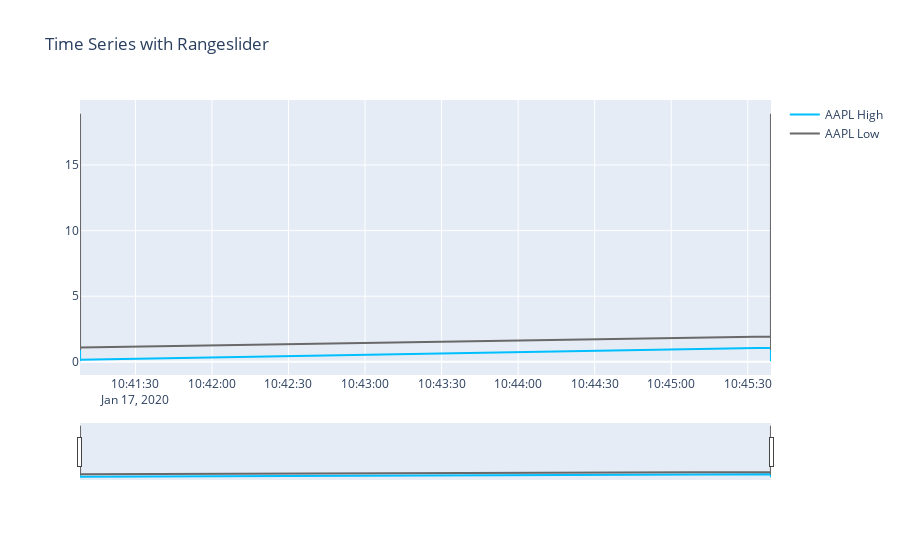

Here is the notebook cell this chart was saved with:
### Code cell
import plotly.graph_objects as go
import pandas as pd

df = pd.read_csv("https://raw.githubusercontent.com/plotly/datasets/master/finance-charts-apple.csv")

fig = go.Figure()
fig.add_trace(go.Scatter(x=df_total.index, y=df_total['eccentricity'], name="AAPL High",
                         line_color='deepskyblue'))

fig.add_trace(go.Scatter(x=df_total.index, y=df_total['aspect_ratio'], name="AAPL Low",
                         line_color='dimgray'))

fig.update_layout(title_text='Time Series with Rangeslider',
                  xaxis_rangeslider_visible=True)
fig.show()

### Figure 1 — Plotly figure (JSON) as saved in the notebook; plotly's stock layout.template omitted (floating-point values rounded to 4 significant figures; data arrays with more than 128 entries replaced by an {"elided": "..."} marker saying what was removed)
{"data": [{"line": {"color": "deepskyblue"}, "name": "AAPL High", "type": "scatter", "x": {"elided": "544 str values"}, "y": {"elided": "544 float values"}}, {"line": {"color": "dimgray"}, "name": "AAPL Low", "type": "scatter", "x": {"elided": "544 str values"}, "y": {"elided": "544 float values"}}], "layout": {"autosize": true, "title": {"text": "Time Series with Rangeslider"}, "xaxis": {"autorange": true, "range": ["2020-01-17 10:41:08.2835", "2020-01-17 10:45:39.1127"], "rangeslider": {"autorange": true, "range": ["2020-01-17 10:41:08.2835", "2020-01-17 10:45:39.1127"], "visible": true, "yaxis": {"_template": null, "rangemode": "match"}}, "type": "date"}, "yaxis": {"autorange": true, "range": [-1.008, 19.96], "type": "linear"}}}
